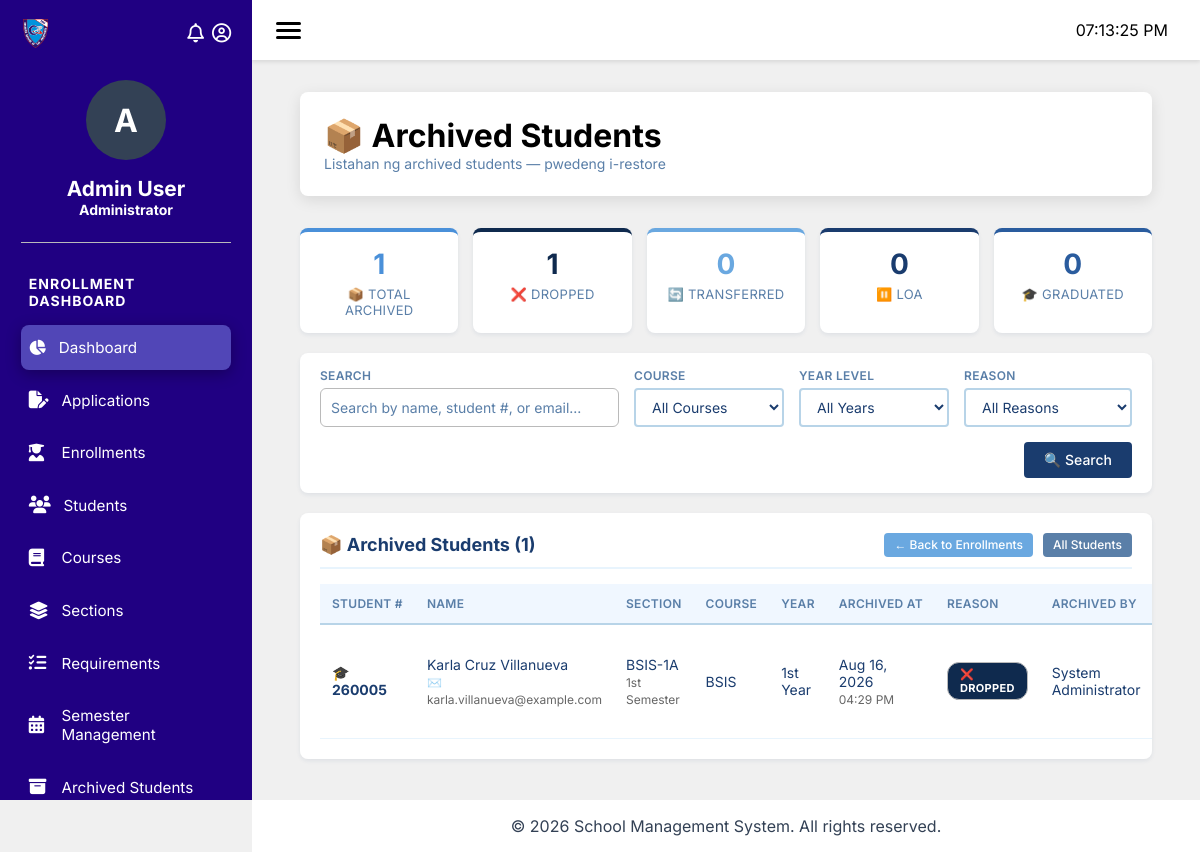
Page /pages/archived-students.php on the committed database.
### tables this page shows
CREATE TABLE `enr_students` (
  `student_id` int(11) NOT NULL,
  `applicant_id` int(11) NOT NULL,
  `student_number` varchar(20) NOT NULL,
  `user_id` int(11) NOT NULL,
  `course_id` int(10) NOT NULL,
  `section_id` int(11) DEFAULT NULL,
  `year_level` int(11) DEFAULT 1,
  `enrollment_status` enum('enrolled','on_leave','graduated','dropped') DEFAULT 'enrolled',
  `enrolled_at` timestamp NOT NULL DEFAULT current_timestamp(),
  `followup_date` date DEFAULT NULL,
  `followup_notes` text DEFAULT NULL,
  `followup_status` enum('pending','done') DEFAULT 'pending',
  `status` enum('active','inactive','graduated','transferred') DEFAULT 'active',
  `archived_at` datetime DEFAULT NULL,
  `archive_reason` varchar(255) DEFAULT NULL,
  `archived_by` int(11) DEFAULT NULL
);

CREATE TABLE `enr_applicants` (
  `applicant_id` int(11) NOT NULL,
  `surname` varchar(50) NOT NULL,
  `first_name` varchar(50) NOT NULL,
  `middle_name` varchar(50) DEFAULT NULL,
  `suffix` varchar(10) DEFAULT NULL,
  `admission_type` enum('freshmen','transferee','returnee','senior_high') DEFAULT NULL,
  `working_student` enum('Yes','No') DEFAULT NULL,
  `sex` enum('Male','Female','Other') NOT NULL,
  `address_barangay` varchar(100) NOT NULL,
  `address_city` varchar(100) NOT NULL,
  `address_province` varchar(100) NOT NULL,
  `address_complete` text DEFAULT NULL,
  `school_last_attended` varchar(150) NOT NULL,
  `year_graduated` varchar(20) DEFAULT NULL,
  `how_hear` varchar(50) DEFAULT NULL,
  `email` varchar(100) NOT NULL,
  `date_of_birth` date NOT NULL,
  `place_of_birth` varchar(150) NOT NULL,
  `age` int(11) DEFAULT NULL,
  `civil_status` enum('Single','Married','Divorced','Widowed') NOT NULL,
  `religion` varchar(50) DEFAULT NULL,
  `contact_number` varchar(20) NOT NULL,
  `facebook` varchar(100) DEFAULT NULL,
  `messenger` varchar(100) DEFAULT NULL,
  `address` text DEFAULT NULL,
  `parent_full_name` varchar(150) NOT NULL,
  `parent_contact` varchar(20) DEFAULT NULL,
  `parent_address` text DEFAULT NULL,
  `course_id` int(10) DEFAULT NULL,
  `preferred_section_id` int(11) DEFAULT NULL,
  `status` enum('pending','converted','rejected') DEFAULT 'pending',
  `notes` text DEFAULT NULL,
  `submitted_at` timestamp NOT NULL DEFAULT current_timestamp(),
  `updated_at` timestamp NOT NULL DEFAULT current_timestamp() ON UPDATE current_timestamp()
);

CREATE TABLE `cc_sections` (
  `id` int(11) NOT NULL,
  `section_code` varchar(50) DEFAULT NULL,
  `grade_level` varchar(50) DEFAULT NULL,
  `program_id` int(11) DEFAULT NULL,
  `school_year_id` int(11) DEFAULT NULL,
  `semester_id` int(11) DEFAULT NULL,
  `adviser_id` int(11) DEFAULT NULL,
  `created_at` timestamp NOT NULL DEFAULT current_timestamp()
);

### pages/archived-students.php (the view, shortened to what the rows shown need)
<?php
$basePath = dirname(__DIR__);
require_once $basePath . '/classes/Enrollment.php';
require_once $basePath . '/classes/Database.php';
$enrollmentModel = new Enrollment();
$courseFilter = isset($_GET['course_id'])  ? (int) $_GET['course_id']  : '';
$yearFilter   = isset($_GET['year_level']) ? (int) $_GET['year_level'] : '';
$archivedStudents = $enrollmentModel->getArchivedStudents($courseFilter, $yearFilter);
$archivedStudents = array_values($archivedStudents);
$totalArchived = count($archivedStudents);
?>
<?php include $basePath . '/includes/header.php'; ?>
<?php include $basePath . '/includes/sidebar.php'; ?>
<main class="main-content">
    <div class="container">
        <div class="module-header">
            <h1>📦 Archived Students</h1>
        </div>
        <div class="module-content">
            <div class="enrollments-table-container">
                <div class="table-header">
                    <h2 style="margin:0;">📦 Archived Students (<?php echo $totalArchived; ?>)</h2>
                </div>
                <?php if (count($archivedStudents) > 0): ?>
                <table class="table">
                    <thead>
                        <tr>
                            <th>Student #</th>
                            <th>Name</th>
                            <th>Section</th>
                            <th>Course</th>
                            <th>Year</th>
                            <th>Archived At</th>
                            <th>Reason</th>
                            <th>Archived By</th>
                        </tr>
                    </thead>
                    <tbody>
                        <?php foreach ($archivedStudents as $s):
                            $fullName  = trim(
                                ($s['first_name'] ?? '')
                                . ' ' . ($s['middle_name'] ?? '')
                                . ' ' . ($s['surname'] ?? '')
                                . ' ' . ($s['suffix'] ?? '')
                            );
                            $archivedDate = !empty($s['archived_at'])
                                ? date('M d, Y', strtotime($s['archived_at']))
                                : 'N/A';
                            $archivedTime = !empty($s['archived_at'])
                                ? date('h:i A', strtotime($s['archived_at']))
                                : '';
                            $reason = $s['archive_reason'] ?? 'Other';
                            switch ($reason) {
                                case 'Dropped':     $reasonBadge = 'badge-danger';    $reasonIcon = '❌'; break;
                            }
                            $yearLevelText = 'N/A';
                            if (!empty($s['grade_level'])) {
                                $yearLevelText = $s['grade_level'];
                            } elseif (!empty($s['year_level'])) {
                                $yearLevelText = (int) $s['year_level'] . 'th Year';
                            }
                        ?>
                        <tr>
                            <td><strong>🎓 <?php echo htmlspecialchars($s['student_number'] ?? ''); ?></strong></td>
                            <td>
                                <?php echo htmlspecialchars($fullName); ?>
                                <?php if (!empty($s['email'])): ?>
                                    <br><small style="color:#666;">✉️ <?php echo htmlspecialchars($s['email']); ?></small>
                                <?php endif; ?>
                            </td>
                            <td>
                                <?php if (!empty($s['section_code'])): ?>
                                    <?php echo htmlspecialchars($s['section_code']); ?>
                                    <br><small style="color:#666;"><?php echo htmlspecialchars($s['section_semester'] ?? ''); ?></small>
                                <?php else: ?>
                                    <em style="color:#999;">Not Assigned</em>
                                <?php endif; ?>
                            </td>
                            <td><?php echo htmlspecialchars($s['course_code'] ?? 'N/A'); ?></td>
                            <td><?php echo htmlspecialchars($yearLevelText); ?></td>
                            <td>
                                <?php echo htmlspecialchars($archivedDate); ?>
                                <?php if ($archivedTime): ?>
                                    <br><small style="color:#666;"><?php echo htmlspecialchars($archivedTime); ?></small>
                                <?php endif; ?>
                            </td>
                            <td>
                                <span class="badge <?php echo htmlspecialchars($reasonBadge); ?>">
                                    <?php echo $reasonIcon; ?> <?php echo htmlspecialchars($reason); ?>
                                </span>
                            </td>
                            <td>
                                <?php if (!empty($s['archived_by_name'])): ?>
                                    <?php echo htmlspecialchars($s['archived_by_name']); ?>
                                <?php elseif (!empty($s['archived_by_username'])): ?>
                                    <?php echo htmlspecialchars($s['archived_by_username']); ?>
                                <?php else: ?>
                                    <em style="color:#999;">System</em>
                                <?php endif; ?>
                            </td>
                        </tr>
                        <?php endforeach; ?>
                    </tbody>
                </table>
                <?php endif; ?>
            </div>
        </div>
    </div>
</main>
<?php include $basePath . '/includes/footer.php'; ?>

### rows in the picture
enr_students: student_number "260005", applicant.suffix "Karla Cruz Villanueva", applicant.email "karla.villanueva@example.com", cc_sections.section_code "BSIS-1A", section_semester "1st Semester", course_code "BSIS", cc_sections.grade_level "1st Year", archived_at "Aug 16, 2026", archived_at "04:29 PM", archive_reason "❌", archive_reason "DROPPED", archived_by_name "System Administrator"

### other values in the picture
$userAvatar "A"
$userName "Admin User"
$userPosition "Administrator"
$item['label'] "Dashboard"
$item['label'] "Applications"
$item['label'] "Enrollments"
$item['label'] "Students"
$item['label'] "Courses"
$item['label'] "Sections"
$item['label'] "Requirements"
$item['label'] "Semester Management"
$item['label'] "Archived Students"
$totalArchived "1"
$reasonCounts['Dropped'] "1"
$reasonCounts['Transferred'] "0"
